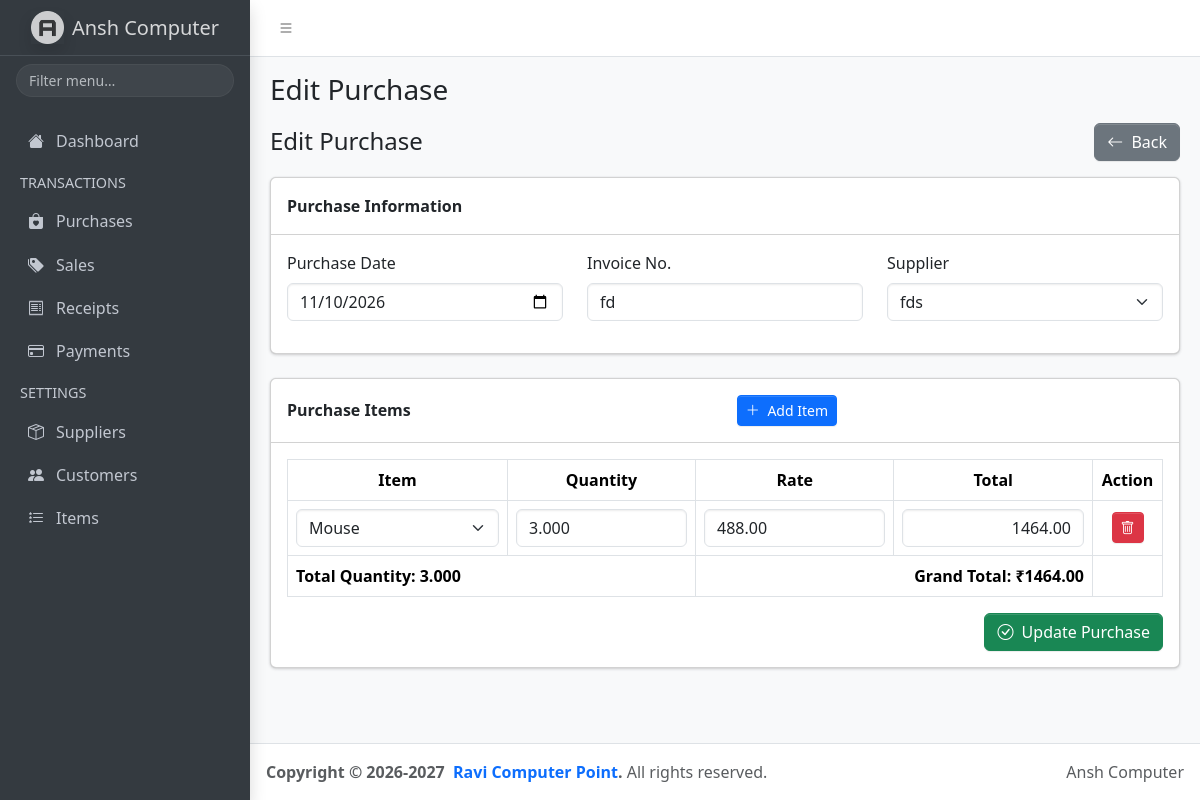
/purchases/edit.php?id=5, run on the app's committed database.
### tables this page shows
CREATE TABLE `purchases` (
  `id` int(11) NOT NULL,
  `date` date NOT NULL,
  `invoice_no` varchar(100) DEFAULT NULL,
  `supplier_id` int(11) NOT NULL,
  `total_amount` decimal(14,2) NOT NULL DEFAULT 0.00,
  `created_at` timestamp NULL DEFAULT current_timestamp()
);

CREATE TABLE `suppliers` (
  `id` int(11) NOT NULL,
  `name` varchar(50) NOT NULL,
  `mobile_no` varchar(10) DEFAULT NULL,
  `address` varchar(50) DEFAULT NULL
);

CREATE TABLE `purchase_items` (
  `id` int(11) NOT NULL,
  `purchase_id` int(11) NOT NULL,
  `item_id` int(11) NOT NULL,
  `quantity` decimal(12,3) NOT NULL,
  `rate` decimal(12,2) NOT NULL,
  `total` decimal(14,2) NOT NULL
);

CREATE TABLE `items` (
  `id` int(11) NOT NULL,
  `name` varchar(100) NOT NULL
);

### purchases/edit.php (the view, shortened to what this page needs)
<?php
require_once('../db_config.php');
$id = (int)($_GET['id'] ?? $_POST['id'] ?? 0);
$stmt = $conn->prepare("
    SELECT * FROM purchases WHERE id = ?
");
$stmt->bind_param("i", $id);
$stmt->execute();
$purchase = $stmt->get_result()->fetch_assoc();
$suppliers = mysqli_query(
    $conn,
    "SELECT id, name FROM suppliers ORDER BY name"
);
$itemsResult = mysqli_query(
    $conn,
    "SELECT id, name FROM items ORDER BY name"
);
$allItems = [];
while ($row = mysqli_fetch_assoc($itemsResult)) {
    $allItems[] = $row;
}
$itemStmt = $conn->prepare("
    SELECT
        purchase_items.item_id,
        purchase_items.quantity,
        purchase_items.rate,
        items.name AS item_name
    FROM purchase_items
    LEFT JOIN items
        ON purchase_items.item_id = items.id
    WHERE purchase_items.purchase_id = ?
    ORDER BY purchase_items.id ASC
");
$itemStmt->bind_param("i", $id);
$itemStmt->execute();
$existingItems = $itemStmt->get_result()->fetch_all(MYSQLI_ASSOC);
if ($_SERVER['REQUEST_METHOD'] === 'POST') {
    $formItems = [];
    foreach ($items as $key => $itemId) {
        $selectedItem = null;
        foreach ($allItems as $availableItem) {
            if ((int)$availableItem['id'] === (int)$itemId) {
                $selectedItem = $availableItem;
                break;
            }
        }
        $formItems[] = [
            'item_id' => (int)$itemId,
            'quantity' => $quantities[$key] ?? '',
            'rate' => $rates[$key] ?? '',
            'item_name' => $selectedItem['name'] ?? ''
        ];
    }
} else {
    $date = $purchase['date'];
    $invoice_no = $purchase['invoice_no'];
    $supplier_id = $purchase['supplier_id'];
    $formItems = $existingItems;
}
include('../includes/header.php');
?>
<div class="d-flex justify-content-between align-items-center mb-3">
    <h4 class="mb-0">Edit Purchase</h4>
    <a href="index.php" class="btn btn-secondary">
        <i class="bi bi-arrow-left me-1"></i>
        Back
    </a>
</div>
<form method="POST" action="edit.php?id=<?php echo $id; ?>">
    <div class="card mb-4">
        <div class="card-header">
            <strong>Purchase Information</strong>
        </div>
        <div class="card-body">
            <div class="row">
                <div class="col-md-4 mb-3">
                    <label class="form-label">Purchase Date</label>
                    <input
                        type="date"
                        name="date"
                        class="form-control"
                        value="<?php echo htmlspecialchars($date); ?>"
                        required
                    >
                </div>
                <div class="col-md-4 mb-3">
                    <label class="form-label">Invoice No.</label>
                    <input
                        type="text"
                        name="invoice_no"
                        class="form-control"
                        value="<?php echo htmlspecialchars($invoice_no ?? ''); ?>"
                        placeholder="Enter invoice number"
                    >
                </div>
                <div class="col-md-4 mb-3">
                    <label class="form-label">Supplier</label>
                    <select name="supplier_id" class="form-select" required>
                        <?php while ($supplier = mysqli_fetch_assoc($suppliers)): ?>
                            <option
                                value="<?php echo $supplier['id']; ?>"
                                <?php echo ((int)$supplier['id'] === (int)$supplier_id) ? 'selected' : ''; ?>
                            >
                                <?php echo htmlspecialchars($supplier['name']); ?>
                            </option>
                        <?php endwhile; ?>
                    </select>
                </div>
            </div>
        </div>
    </div>
    <div class="card mb-4">
        <div class="card-header d-flex justify-content-between align-items-center">
            <strong>Purchase Items</strong>
            <button type="button" class="btn btn-primary btn-sm" id="addItem">
                <i class="bi bi-plus-lg me-1"></i>
                Add Item
            </button>
        </div>
        <div class="card-body">
            <div class="table-responsive">
                <table class="table table-bordered align-middle">
                    <thead>
                        <tr class="text-center">
                            <th style="min-width:220px;">Item</th>
                            <th style="min-width:110px;">Quantity</th>
                            <th style="min-width:130px;">Rate</th>
                            <th style="min-width:130px;">Total</th>
                            <th style="width:70px;">Action</th>
                        </tr>
                    </thead>
                    <tbody id="purchaseItems">
                        <?php foreach ($formItems as $formItem): ?>
                            <tr class="purchase-row">
                                <td>
                                    <select name="items[]" class="form-select item-select" required>
                                        <?php foreach ($allItems as $availableItem): ?>
                                            <option
                                                value="<?php echo $availableItem['id']; ?>"
                                                <?php echo ((int)$availableItem['id'] === (int)$formItem['item_id']) ? 'selected' : ''; ?>
                                            >
                                                <?php echo htmlspecialchars($availableItem['name']); ?>
                                            </option>
                                        <?php endforeach; ?>
                                    </select>
                                </td>
                                <td>
                                    <input
                                        type="number"
                                        name="quantities[]"
                                        class="form-control quantity"
                                        min="0.001"
                                        step="0.001"
                                        value="<?php echo htmlspecialchars((string)$formItem['quantity']); ?>"
                                        required
                                    >
                                </td>
                                <td>
                                    <input
                                        type="number"
                                        name="rates[]"
                                        class="form-control rate"
                                        min="0"
                                        step="0.01"
                                        value="<?php echo htmlspecialchars((string)$formItem['rate']); ?>"
                                        required
                                    >
                                </td>
                                <td>
                                    <input
                                        type="text"
                                        class="form-control row-total text-end"
                                        value="0.00"
                                        readonly
                                    >
                                </td>
                                <td class="text-center">
                                    <button
                                        type="button"
                                        class="btn btn-danger btn-sm remove-item"
                                        title="Remove item"
                                    >
                                        <i class="bi bi-trash"></i>
                                    </button>
                                </td>
                            </tr>
                        <?php endforeach; ?>
                    </tbody>
                    <tfoot>
                        <tr>
                            <th colspan="2">
                                Total Quantity:
                                <span id="totalQuantity">0</span>
                            </th>
                            <th colspan="2" class="text-end">
                                Grand Total:
                                <span id="grandTotal">₹0.00</span>
                            </th>
                            <th></th>
                        </tr>
                    </tfoot>
                </table>
            </div>
            <div class="text-end">
                <button type="submit" class="btn btn-success">
                    <i class="bi bi-check-circle me-1"></i>
                    Update Purchase
                </button>
            </div>
        </div>
    </div>
</form>
<?php include('../includes/footer.php'); ?>

### data on the page
purchases: date "11/10/2026", invoice_no "fd", supplier_id "fds"
purchase_items: item.name "Mouse", quantity "3.000", rate "488.00"

### other printed values
$page_title "Edit Purchase"
